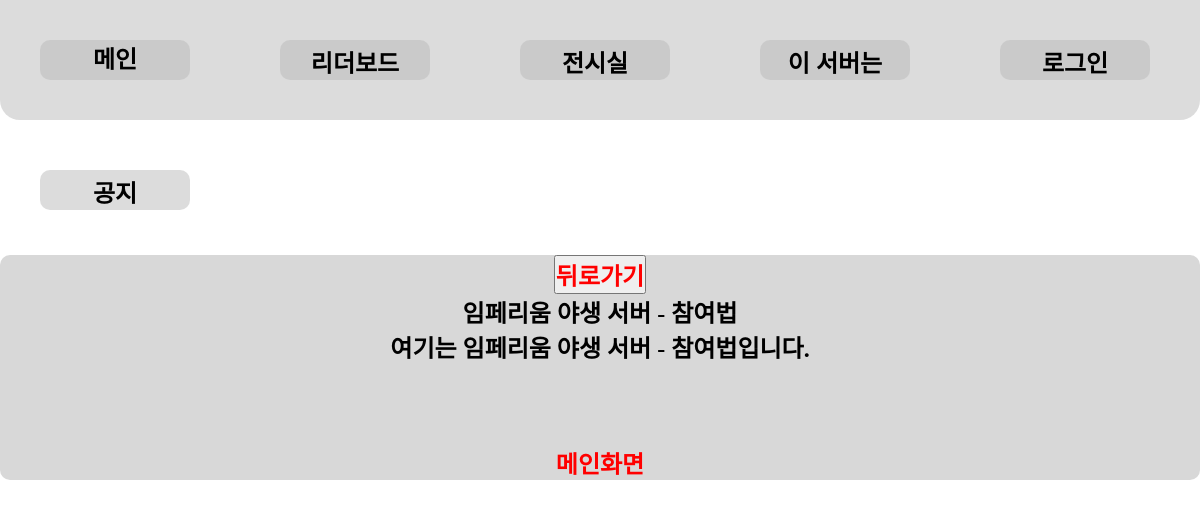
Page /how_to_join/ on the earlier database version.
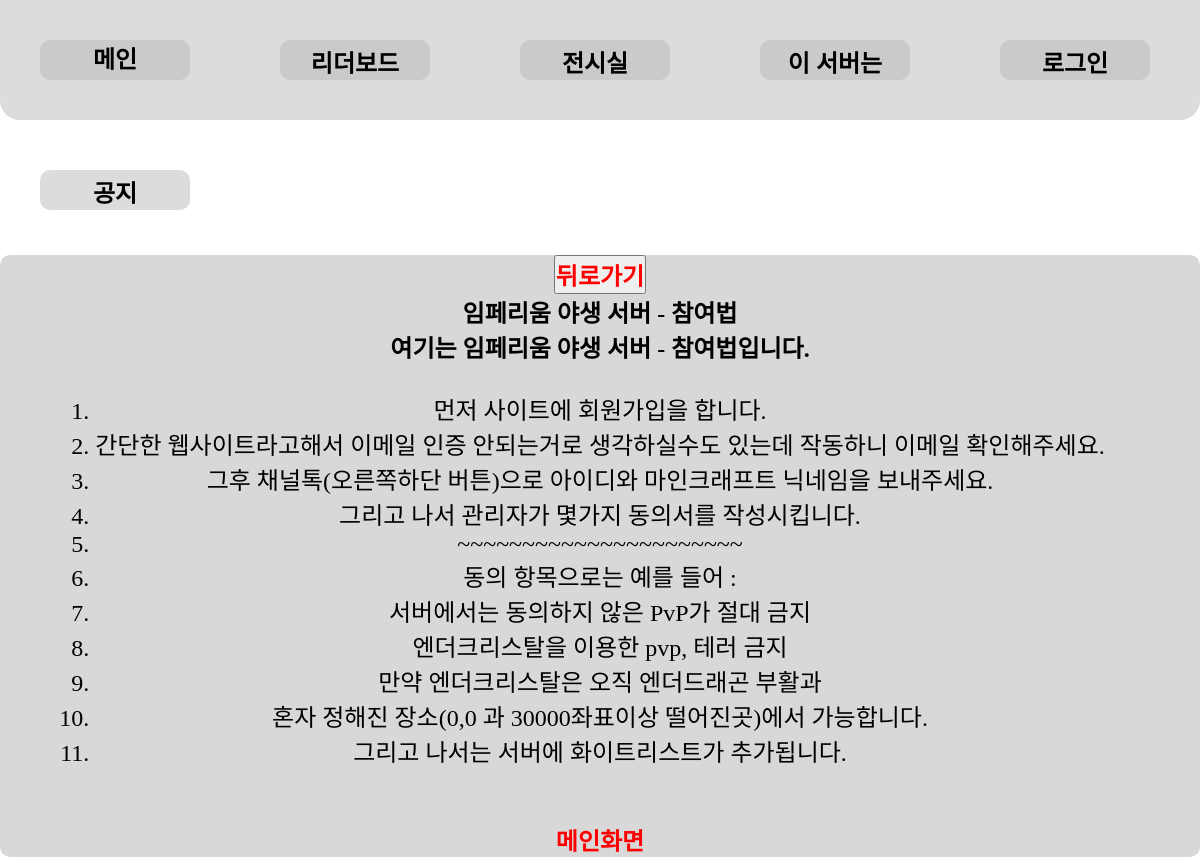
Same page on the later database version.
### how_to_join/models.py (models this page shows, shortened)
class ServerHowToJoin(models.Model):
    order = models.PositiveIntegerField("표시 순서", default=0)
    content = models.TextField("내용")
    class Meta:
        ordering = ['order']  # 순서대로 정렬

### how_to_join/views.py (the view)
# urls.py: path('how_to_join/', server_how_to_join, name='how_to_join'),
def server_how_to_join(request):
    how_to_join = ServerHowToJoin.objects.all()
    return render(request, 'about_server/how_to_join.html', {'how_to_join': how_to_join})

### templates/about_server/how_to_join.html (shortened to what this page needs)
{% extends 'base.html' %}
{% block content %}
<div class="content2">
    <button onclick="history_back()"><h1 style="color: red;">뒤로가기</h1></button>
    <h1>임페리움 야생 서버 - 참여법</h1>
    <h2>여기는 임페리움 야생 서버 - 참여법입니다.</h2>
    <br>
    <ol type="1">
        {% for join in how_to_join %}
            <li>{{ join.content }}</li>
        {% endfor %}
    </ol>
    <br><br>
    <a href="{% url 'main' %}" class="taskbar_2"><h1 style="color: red;">메인화면</h1></a>
</div>
{% endblock %}

Differences in the rows shown:
added ServerHowToJoin: content "먼저 사이트에 회원가입을 합니다."
added ServerHowToJoin: content "간단한 웹사이트라고해서 이메일 인증 안되는거로 생각하실수도 있는데 작동하니 이메일 확인해주세요."
added ServerHowToJoin: content "그후 채널톡(오른쪽하단 버튼)으로 아이디와 마인크래프트 닉네임을 보내주세요."
added ServerHowToJoin: content "그리고 나서 관리자가 몇가지 동의서를 작성시킵니다."
added ServerHowToJoin: content "~~~~~~~~~~~~~~~~~~~~~~"
added ServerHowToJoin: content "동의 항목으로는 예를 들어 :"
added ServerHowToJoin: content "서버에서는 동의하지 않은 PvP가 절대 금지"
added ServerHowToJoin: content "엔더크리스탈을 이용한 pvp, 테러 금지"
added ServerHowToJoin: content "만약 엔더크리스탈은 오직 엔더드래곤 부활과"
added ServerHowToJoin: content "혼자 정해진 장소(0,0 과 30000좌표이상 떨어진곳)에서 가능합니다."
added ServerHowToJoin: content "그리고 나서는 서버에 화이트리스트가 추가됩니다."
